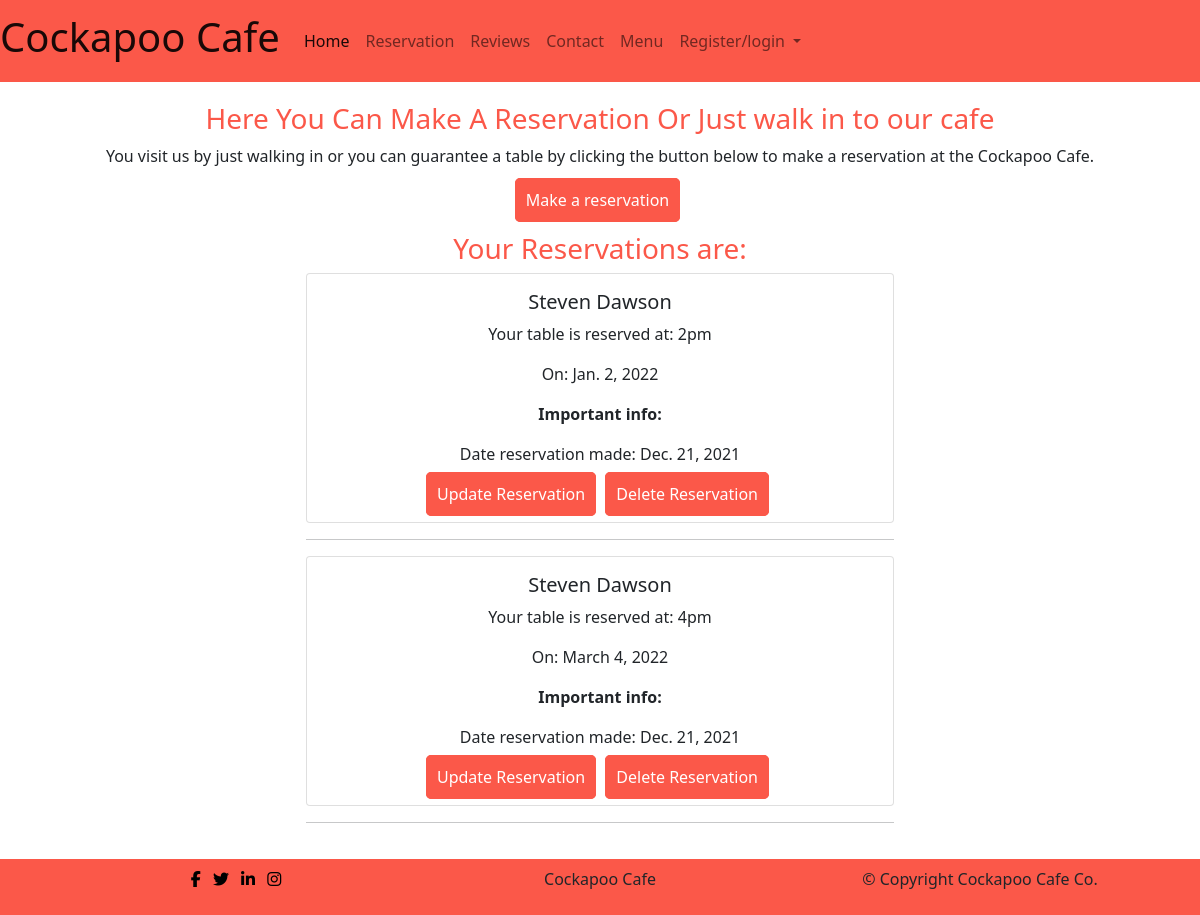
Page /reservation/ on the committed database.
### reservation/models.py (models this page shows, shortened)
class Reservation(models.Model):
    first_name = models.CharField(max_length=100, unique=False)
    last_name = models.CharField(max_length=100, unique=False)
    email = models.EmailField(max_length=100, unique=False)
    phone = models.CharField(max_length=50, unique=False)
    time = models.CharField(max_length=100, choices=Reservation_Choices,
                                 default='4pm')
    datetime = models.DateField(auto_now_add=False, null=True, blank=False)
    information = models.TextField(blank=True)
    sent_date = models.DateField(auto_now_add=True)
    accepted = models.BooleanField(default=True)
    accepted_date = models.DateTimeField(auto_now=True, null=True)
    user = models.ForeignKey(User, blank=True, null=True,
                             on_delete=models.CASCADE)
    class Meta:
        ordering = ["-sent_date"]

### reservation/views.py (the view)
# urls.py: path('', views.ReservationListView.as_view(), name="reservation"),
class ReservationListView(ListView):
    model = Reservation
    fields = ['first_name', 'last_name', 'email', 'phone', 'time', 'datetime', 'information']
    template_name = 'reservation/reservation.html'

### reservation/templates/reservation/reservation.html
{% extends 'base.html' %}
{% load static %}
{% block content %}
    <div class=" container no-reservation-text">
        <h3>Here You Can Make A Reservation Or Just walk in to our cafe</h3>
        <p>You visit us by just walking in or you can guarantee a table by clicking the button below to make a reservation at the Cockapoo Cafe.</p>
        <p id="make-reservation-btn"><a class="menu-btn" href="{% url 'create_reservation' %}">Make a reservation</a></p>
        <h3>Your Reservations are:</h3>
    </div>
    {% for res in object_list %}
        {% if res not in object_list %}
        <div class="row row-cols-1 row-cols-md-2 g-4 justify-content-center made-reservation">
            <div class="col">
                <div class="card">
                    <div class="card-body text-center">
                        <h5 class="card-title">No reservations</h5>
                        <p>You currently have no reservations for the Cockapoo Cafe</p>
                        <p>To make a reservation click <a href="{% url 'create_reservation' %}">Here</a></p>
                    </div>
                </div>
                <hr>
            </div>
        </div>
        {% else %}
        <div class="row row-cols-1 row-cols-md-2 g-4 justify-content-center made-reservation">
            <div class="col">
                <div class="card">
                    <div class="card-body text-center">
                        <h5 class="card-title">{{ res.first_name }} {{ res.last_name }}</h5>
                        <p class="card-text">Your table is reserved at: {{ res.time }}</p>
                        <p class="card-text"> On: {{ res.datetime }}</p>
                        <p class="card-text"><strong>Important info:</strong> {{ res.information }}</p>
                        <p class="card-text">Date reservation made: {{ res.sent_date }}</p>
                        <a href="{% url 'update_reservation' res.id %}" class="menu-btn">Update Reservation</a>
                        <a href="{% url 'delete_reservation' res.id %}" class="menu-btn">Delete Reservation</a>
                    </div>
                </div>
                <hr>
            </div>
        </div>
        {% endif %}
    {% endfor %}
{% endblock %}

### static/css/style.css (style rules this page uses)
.menu-btn { background-color: #fb5849; color: #fff; border: 1px solid #fb5849; padding: 10px; border-radius: 5px; margin-bottom: 10px; margin-right: 5px; text-decoration: none; }
h3 { color: #fb5849; text-align: center; }
#make-reservation-btn { text-align: center; margin: 20px auto; }
.no-reservation-text { text-align: center; }

### rows in the picture
Reservation: first_name "Steven", last_name "Dawson", time "2pm", datetime "Jan. 2, 2022", sent_date "Dec. 21, 2021"
Reservation: first_name "Steven", last_name "Dawson", time "4pm", datetime "March 4, 2022", sent_date "Dec. 21, 2021"
